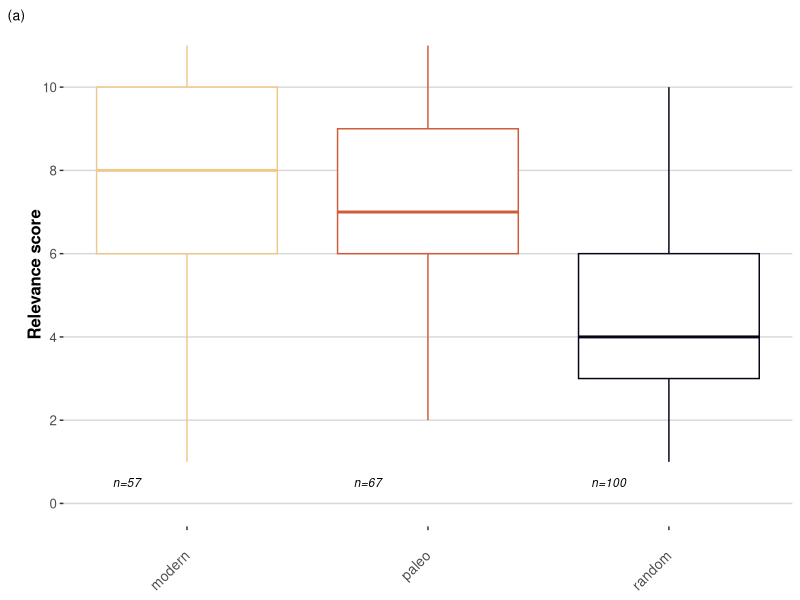
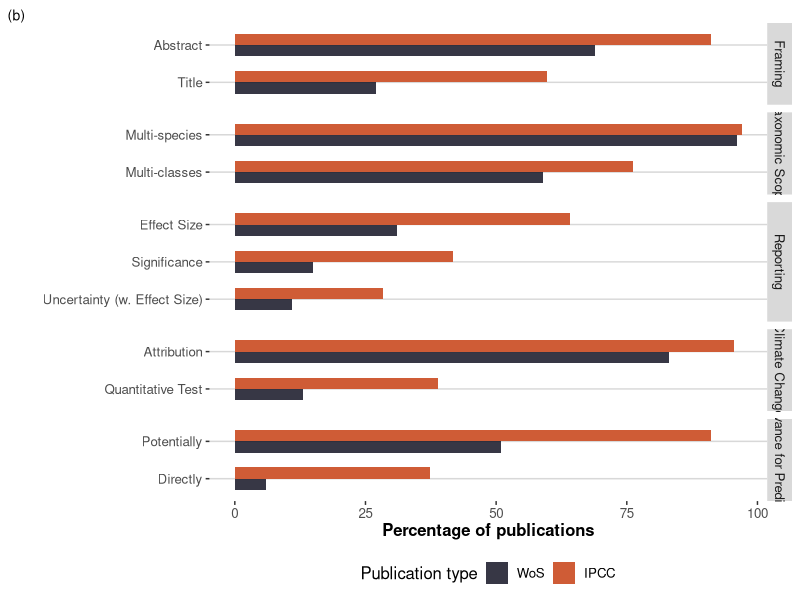
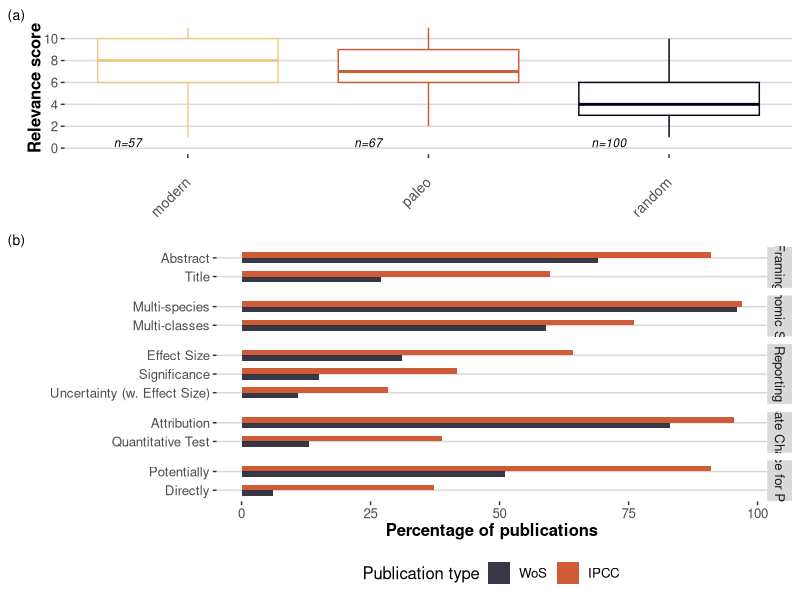

Write the R code that produced these figures, in order. (Note: this script raises an error after producing the figures.)
library(dplyr)
library(ggplot2)
library(ggthemes)
library(cowplot)
library(patchwork)
library (readxl)

# Set theme ---------------------------------------------------------------
theme_set(theme_hc())
theme_replace(axis.title.y=element_text(angle=90),
              axis.title = element_text(face="bold"),
              plot.tag=element_text(size=10))

pal <- c("#efc88bff",
         "#cf5c36ff",
         "#050517ff")

# Load data ---------------------------------------------------------------
ipcc <- read.csv("data/ipcc_pubs.csv")
ipcc$type <- "IPCC"
ipcc$paleo <- 0
ipcc$paleo[ipcc$category %in% c("deep-time", "near-time", "historical")] <- 1

random <- read.csv("data/random_pubs.csv")
random$type <- "WoS"
random$paleo <- 2

cols <- c("type", "scored_sum", "paleo")

dat <- rbind(ipcc[,cols], random[,cols])

# Compare modern vs paleo -------------------------------------------------
count <- table(dat$paleo)

dat %>% group_by(paleo) %>% 
  summarise(median(scored_sum))


wilcox.test(dat$scored_sum[dat$paleo==0],
            dat$scored_sum[dat$paleo==1])

wilcox.test(dat$scored_sum[dat$paleo==1],
            dat$scored_sum[dat$paleo==2])


p1 <- ggplot(dat, aes(x=paleo, y=scored_sum, col=factor(paleo))) +
  geom_boxplot() +
  # geom_jitter(alpha=0.5) +
  scale_x_continuous(breaks=c(0,1,2),
                     labels = c("modern", "paleo", "random")) +
  scale_y_continuous(breaks=seq(0,11, 2), limits=c(0,11)) +
  labs(x="", y="Relevance score", tag="(a)") +
  scale_color_manual(values=pal)+
  theme(axis.text.x=element_text(angle=45, hjust=1, size=10),
        legend.position ="none") +
  annotate("text", x=0-0.25, y=0.5, label=paste0("n=", count[1]), fontface=3,
           size=3)+
  annotate("text", x=1-0.25, y=0.5, label=paste0("n=", count[2]), fontface=3,
           size=3)+
  annotate("text", x=2-0.25, y=0.5, label=paste0("n=", count[3]), fontface=3,
           size=3)

# By categories -----------------------------------------------------------
labs <- read.csv("data/cats.csv")
cats <- rbind(ipcc[ipcc$paleo==1, c(labs$short, "paleo")], random[,c(labs$short, "paleo")])

cats <- reshape2::melt(cats, id.vars="paleo")

cats <- cats %>%  group_by(variable, paleo) %>% 
  summarise(sum=sum(value, na.rm = T)) %>% 
  left_join(data.frame(paleo=c(1,2),
                       tot=c(67,100))) %>% 
  ungroup() %>% 
  mutate(perc = sum/tot)

cats <- merge(cats, labs, by.x="variable", by.y="short")
cats$paleo <- factor(cats$paleo, levels=c(2,1))
cats$category <- factor(cats$category, levels=c("Framing", "Taxonomic Scope", "Reporting", "Climate Change", "Relevance for Prediction"))

palf <- pal[2:3]
names(palf) <- c(1,2)

palf[2] <- scales::alpha(palf[2], 0.8)
labsf <- c("2"="WoS","1"="IPCC")

p2 <- ggplot(cats, aes(x=reorder(long, perc), y=perc*100, fill=paleo)) +
  geom_bar(stat="identity", position = "dodge", width = 0.6) +
  #geom_text(aes(label=sum), size=3, hjust=1.2, col="white", fontface=2, position = position_dodge(width = .9))+
  coord_flip() +
  scale_fill_manual(values=palf, labels=labsf) +
  labs(x="", y="Percentage of publications", tag="(b)", fill="Publication type") +
  facet_grid(category~., scale="free_y", space="free")


p3 <- plot_grid(p1, p2, ncol=1, rel_heights = c(0.6,1))

save_plot("figs/fig02.svg", p3, base_width=6, base_height = 6)

# Scales ------------------------------------------------------------------
cols <- c("first_author", "spatial_scale", "source", "scope", "category", 
          "temporal_resolution")

dat2 <- rbind(ipcc[,cols],
              random[,cols]) %>%
  filter(!category %in% c("modern", "modern/future"))

dat2$paleo <- 2
dat2$paleo[dat2$source=="Web of Science"] <- 1

dat2$spatial_scale[dat2$spatial_scale %in% c("na", "")] <- NA
dat2$spatial_scale[is.na(dat2$spatial_scale)] <- "Not specified"

dat2$spatial_scale[dat2$spatial_scale %in% c("multiple", "various")] <- "Multiple"


dat2$category[dat2$category=="historical"] <- "near-time"



spatial <- dat2 %>% 
  group_by(paleo, spatial_scale) %>%
  tally() %>% 
  ungroup() %>% 
  add_row(paleo=1, 
          spatial_scale="Multiple", 
          n=0)

spatial <- spatial %>% 
  left_join(
    dat2 %>% group_by(paleo) %>% 
      tally(name="sum")
  ) %>% 
  mutate(prop=n/sum)

spatial$spatial_scale <- factor(spatial$spatial_scale,
                                levels=rev(c("Local", "Regional", "Basin", "Continent",
                                             "Global", "Multiple", "Not specified")))

names(palf) <- c(2,1)
names(labsf) <- rev(names(labsf))

p4 <- ggplot(data=spatial, aes(x=spatial_scale, y=prop*100, fill=factor(paleo))) +
  geom_bar(stat="identity", position="dodge", width=0.6) +
  scale_fill_manual(values=palf, labels=labsf) +
  labs(x="", y="", fill="")+
  coord_flip() 

dat2$category[dat2$category %in% c("", "na")] <- "not specified"
dat2$category[dat2$category == "deep-time/near-time"] <- "both"

temporal <- dat2 %>% 
  group_by(paleo, category) %>% 
  tally() %>% 
  group_by(paleo) %>% 
  mutate(prop = n/sum(n))

temporal$category <- factor(temporal$category,
                            levels=c("not specified", "both", "deep-time", "near-time"))

p5 <- ggplot(data=temporal, aes(x=category, y=prop*100, fill=factor(paleo))) +
  geom_bar(stat="identity", position="dodge", width=0.6) +
  scale_fill_manual(values=palf, labels=labsf) +
  labs(x="", y="Percentage of publications", fill="")+
  coord_flip() 


dat2 %>% 
  group_by(paleo, temporal_resolution) %>% 
  tally() %>% 
  ggplot(aes(x=temporal_resolution, y=n, fill=paleo)) +
  geom_bar(stat="identity")

unique(dat2$temporal_resolution)

svg("figs/fig_03.svg", w=8, h=4)
p4 + p5 +
  plot_layout(ncol=1, guides = "collect", heights=c(7,4)) +
  plot_annotation(tag_levels = "a", tag_prefix = "(", tag_suffix = ")")
dev.off()


# Comparison --------------------------------------------------------------

ch4 <- read_excel("data/Supplementary Data 2.xlsx", na="NA", sheet="AR5 Chapter 4") # Chapter 4
ch6 <- read_excel("data/Supplementary Data 2.xlsx", na="NA", sheet="AR5 Chapter 6") # Chapter 6
wbs <- read_excel("data/Supplementary Data 2.xlsx", na="NA", sheet="Web of Science") # web of science

table(ch4$category)
table(ch6$category)
table(wbs$category)

# combine deep time and near time cited in IPCC
ch46 <- rbind(ch4, ch6)
scores <- ch46[,12:22]
scores <- apply(scores, 1, sum, na.rm=T)
dp <- which(ch46$category=="deep-time")
ne <- which(ch46$category=="deep-time/near-time" | ch46$category=="near-time")
boxplot(scores[dp], scores[ne])
wilcox.test(scores[dp], scores[ne])
# t.test(scores[dp], scores[ne])
# test near and deep time not cited

scores.n <- wbs[,13:23]
scores.n <- apply(scores.n, 1, sum, na.rm=T)
dp.n <- which(wbs$category=="deep-time")
ne.n <- which(wbs$category=="near-time")
boxplot(scores[dp.n], scores[ne.n])
wilcox.test(scores[dp.n], scores[ne.n])
